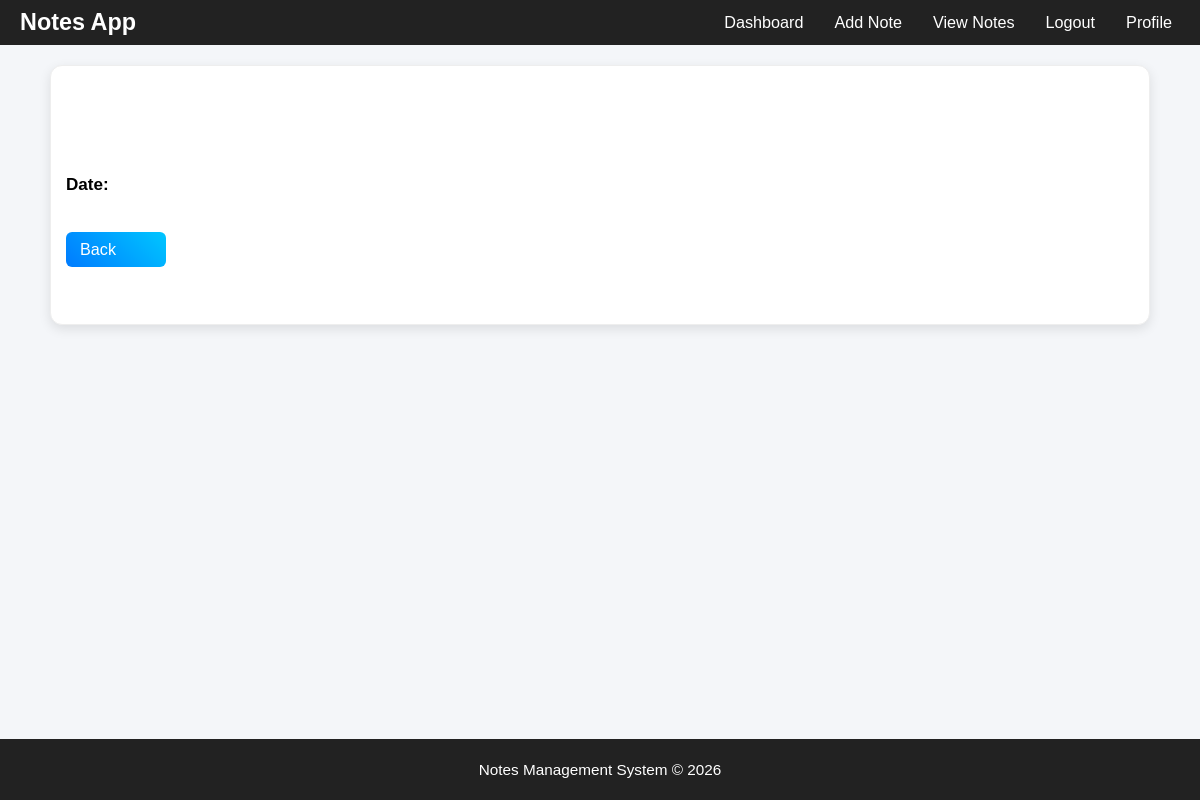
The page /note/17 (signed in) on the database as committed earlier.
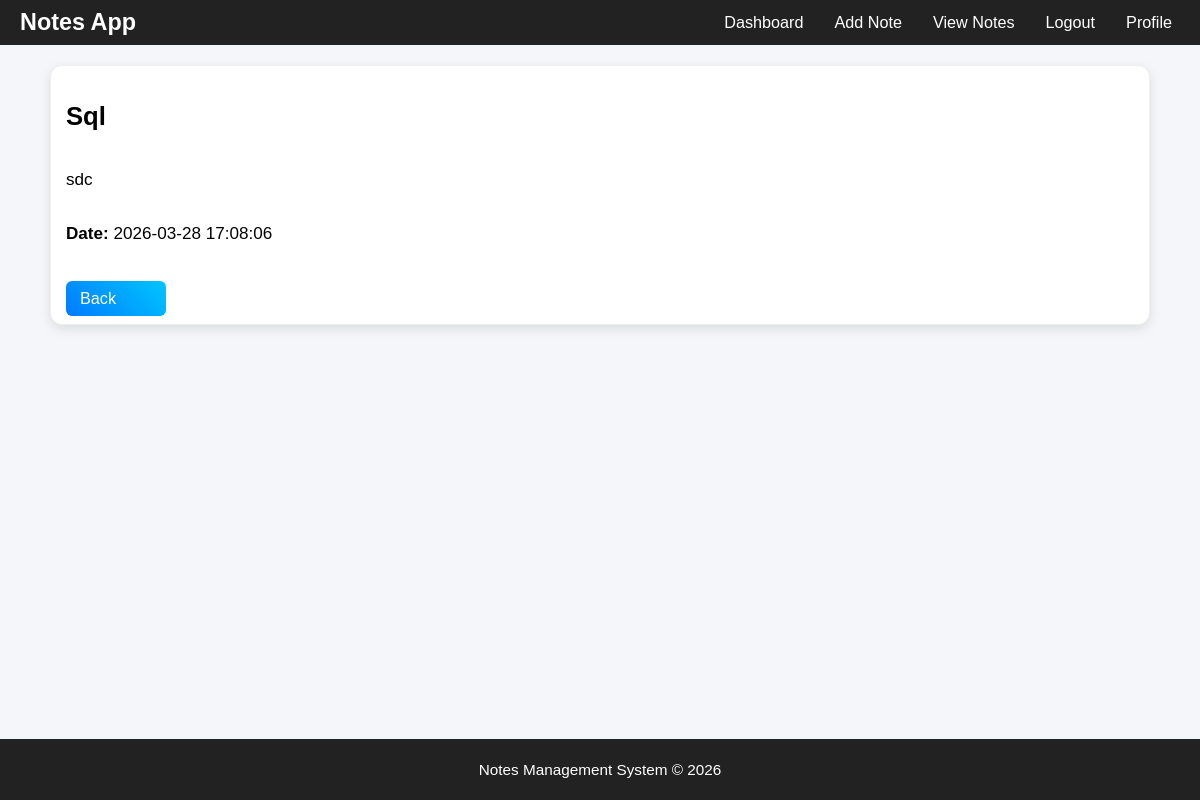
The same page on the database as committed later.
### tables this page shows
CREATE TABLE notes (
        id INTEGER PRIMARY KEY AUTOINCREMENT,
        user_id INTEGER,
        title TEXT,
        content TEXT,
        pinned INTEGER DEFAULT 0,
        created_at TIMESTAMP DEFAULT CURRENT_TIMESTAMP
    );

### app.py (the view)
@app.route('/note/<int:id>')
def single_note(id):
    if 'user' not in session:
        return redirect('/')
    conn = get_db()
    cursor = conn.cursor()
    cursor.execute(
        "SELECT * FROM notes WHERE id=? AND user_id=?",
        (id, session['user'])
    )
    note = cursor.fetchone()
    conn.close()
    return render_template("singlenote.html", note=note)

### app.py (called while the page is built)
def get_db():
    import os
    base_dir = os.path.dirname(os.path.abspath(__file__))
    db_path = os.path.join(base_dir, "database.db")
    print("DB PATH:", db_path)
    conn = sqlite3.connect(db_path)
    conn.row_factory = sqlite3.Row
    return conn

### templates/singlenote.html
{% extends 'base.html' %}
{% block content %}
<div class="note-card">
<h2>{{note[2]}}</h2>
<p>{{note[3]}}</p>
<p><b>Date:</b> {{note['created_at']}}</p>
<br>
<a class="btn" href="/viewnotes">Back</a>
</div>
{% endblock %}

### templates/base.html (shortened to what this page needs)
<!DOCTYPE html>
<html>
<head>
<link rel="stylesheet" href="https://cdnjs.cloudflare.com/ajax/libs/font-awesome/6.5.0/css/all.min.css">
</head>
<body>
<div class="navbar">
    <div class="logo">Notes App</div>
    <div class="nav-right">
        <div class="nav-links" id="navLinks">
        {% if 'user' in session %}
            <a href="/dashboard" onclick="toggleMenu()">Dashboard</a>
            <a href="/addnote" onclick="toggleMenu()">Add Note</a>
            <a href="/viewnotes" onclick="toggleMenu()">View Notes</a>
            <a href="/logout" onclick="toggleMenu()">Logout</a>
            <a href="/profile" onclick="toggleMenu()">Profile</a>
        {% else %}
            <a href="/" onclick="toggleMenu()">Login</a>
            <a href="/register" onclick="toggleMenu()">Register</a>
            <a href="/about" onclick="toggleMenu()">About</a>
        {% endif %}
        </div>
    </div>
</div>
<div class="container">
{% block content %}
{% endblock %}
</div>
<div class="footer">
<p>Notes Management System © 2026</p>
</div>
</body>
</html>

### templates/base.html (style rules this page uses)
html { font-size: 16px; }
body { font-family: Arial; margin:0; padding:0; background:#f4f6f9; display:flex; flex-direction:column; min-height:100vh; font-size: 1rem; }
* { box-sizing: border-box; }
.navbar { background:#222; padding:10px 15px; display:flex; justify-content:space-between; align-items:center; width: 100%; box-sizing: border-box; }
.navbar a { color:white; text-decoration:none; margin:5px 8px; font-size:0.85rem; }
.logo { color:white; font-size:1.3rem; font-weight:bold; }
.container { width:95%; max-width:1400px; margin:auto; padding:20px; flex: 1; }
.btn { background:linear-gradient(45deg,#007bff,#00c6ff); color:white; border:none; border-radius:6px; cursor:pointer; text-decoration:none; font-size:1.1rem; padding:12px 20px; width:100px; }
.note-card { border:1px solid #eee; background:white; padding:15px; border-radius:12px; box-shadow:0px 4px 12px rgba(0,0,0,0.1); display:flex; flex-direction:column; overflow: visible; height:260px; }
.footer { background:#222; color:white; text-align:center; padding:6px; font-size: 0.85rem; margin-top:auto; }
@media (min-width:1025px) { html { font-size:18px; } }
@media (min-width:1025px) { .container { max-width:1300px; } }
@media (min-width:1025px) { .logo { font-size:1.3rem; } }
@media (min-width:1025px) { .navbar { padding:8px 20px; } }
@media (min-width:1025px) { .note-card { padding:15px; font-size:0.95rem; } }
@media (min-width:1025px) { .navbar a { font-size:0.9rem; } }
@media (min-width:1025px) { .btn { padding:8px 14px; font-size:0.9rem; } }
.nav-right { display:flex; align-items:center; gap:20px; }
.nav-links { display:flex; gap:15px; }

Rows that differ between the two databases and show on the page:
added notes: title "Sql", content "sdc", created_at "2026-03-28 17:08:06"
